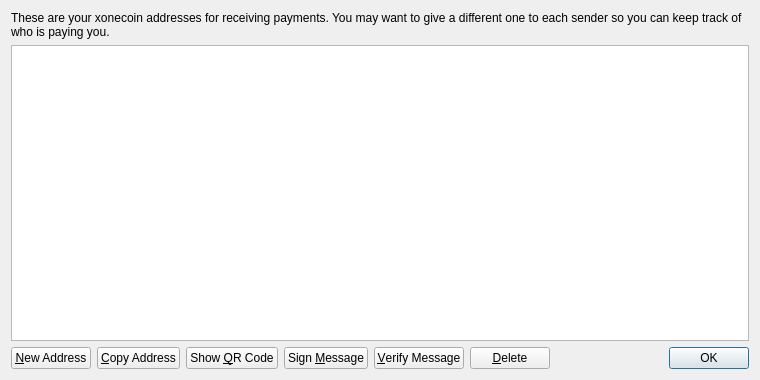
<?xml version="1.0" encoding="UTF-8"?>
<ui version="4.0">
 <class>AddressBookPage</class>
 <widget class="QWidget" name="AddressBookPage">
  <property name="geometry">
   <rect>
    <x>0</x>
    <y>0</y>
    <width>760</width>
    <height>380</height>
   </rect>
  </property>
  <property name="windowTitle">
   <string>Address Book</string>
  </property>
  <layout class="QVBoxLayout" name="verticalLayout">
   <item>
    <widget class="QLabel" name="labelExplanation">
     <property name="text">
      <string>These are your xonecoin addresses for receiving payments. You may want to give a different one to each sender so you can keep track of who is paying you.</string>
     </property>
     <property name="textFormat">
      <enum>Qt::PlainText</enum>
     </property>
     <property name="wordWrap">
      <bool>true</bool>
     </property>
    </widget>
   </item>
   <item>
    <widget class="QTableView" name="tableView">
     <property name="contextMenuPolicy">
      <enum>Qt::CustomContextMenu</enum>
     </property>
     <property name="toolTip">
      <string>Double-click to edit address or label</string>
     </property>
     <property name="tabKeyNavigation">
      <bool>false</bool>
     </property>
     <property name="alternatingRowColors">
      <bool>true</bool>
     </property>
     <property name="selectionMode">
      <enum>QAbstractItemView::SingleSelection</enum>
     </property>
     <property name="selectionBehavior">
      <enum>QAbstractItemView::SelectRows</enum>
     </property>
     <property name="sortingEnabled">
      <bool>true</bool>
     </property>
     <attribute name="verticalHeaderVisible">
      <bool>false</bool>
     </attribute>
    </widget>
   </item>
   <item>
    <layout class="QHBoxLayout" name="horizontalLayout">
     <item>
      <widget class="QPushButton" name="newAddressButton">
       <property name="toolTip">
        <string>Create a new address</string>
       </property>
       <property name="text">
        <string>&amp;New Address</string>
       </property>
       <property name="icon">
        <iconset resource="../bitcoin.qrc">
         <normaloff>:/icons/add</normaloff>:/icons/add</iconset>
       </property>
      </widget>
     </item>
     <item>
      <widget class="QPushButton" name="copyToClipboard">
       <property name="toolTip">
        <string>Copy the currently selected address to the system clipboard</string>
       </property>
       <property name="text">
        <string>&amp;Copy Address</string>
       </property>
       <property name="icon">
        <iconset resource="../bitcoin.qrc">
         <normaloff>:/icons/editcopy</normaloff>:/icons/editcopy</iconset>
       </property>
      </widget>
     </item>
     <item>
      <widget class="QPushButton" name="showQRCode">
       <property name="text">
        <string>Show &amp;QR Code</string>
       </property>
       <property name="icon">
        <iconset resource="../bitcoin.qrc">
         <normaloff>:/icons/qrcode</normaloff>:/icons/qrcode</iconset>
       </property>
      </widget>
     </item>
     <item>
      <widget class="QPushButton" name="signMessage">
       <property name="toolTip">
        <string>Sign a message to prove you own a xonecoin address</string>
       </property>
       <property name="text">
        <string>Sign &amp;Message</string>
       </property>
       <property name="icon">
        <iconset resource="../bitcoin.qrc">
         <normaloff>:/icons/edit</normaloff>:/icons/edit</iconset>
       </property>
      </widget>
     </item>
     <item>
      <widget class="QPushButton" name="verifyMessage">
       <property name="toolTip">
        <string>Verify a message to ensure it was signed with a specified xonecoin address</string>
       </property>
       <property name="text">
        <string>&amp;Verify Message</string>
       </property>
       <property name="icon">
        <iconset resource="../bitcoin.qrc">
         <normaloff>:/icons/transaction_0</normaloff>:/icons/transaction_0</iconset>
       </property>
      </widget>
     </item>
     <item>
      <widget class="QPushButton" name="deleteButton">
       <property name="toolTip">
        <string>Delete the currently selected address from the list</string>
       </property>
       <property name="text">
        <string>&amp;Delete</string>
       </property>
       <property name="icon">
        <iconset resource="../bitcoin.qrc">
         <normaloff>:/icons/remove</normaloff>:/icons/remove</iconset>
       </property>
      </widget>
     </item>
     <item>
      <spacer name="horizontalSpacer">
       <property name="orientation">
        <enum>Qt::Horizontal</enum>
       </property>
       <property name="sizeHint" stdset="0">
        <size>
         <width>40</width>
         <height>20</height>
        </size>
       </property>
      </spacer>
     </item>
     <item>
      <widget class="QDialogButtonBox" name="buttonBox">
       <property name="sizePolicy">
        <sizepolicy hsizetype="Maximum" vsizetype="Fixed">
         <horstretch>0</horstretch>
         <verstretch>0</verstretch>
        </sizepolicy>
       </property>
       <property name="standardButtons">
        <set>QDialogButtonBox::Ok</set>
       </property>
      </widget>
     </item>
    </layout>
   </item>
  </layout>
 </widget>
 <resources>
  <include location="../bitcoin.qrc"/>
 </resources>
 <connections/>
</ui>
